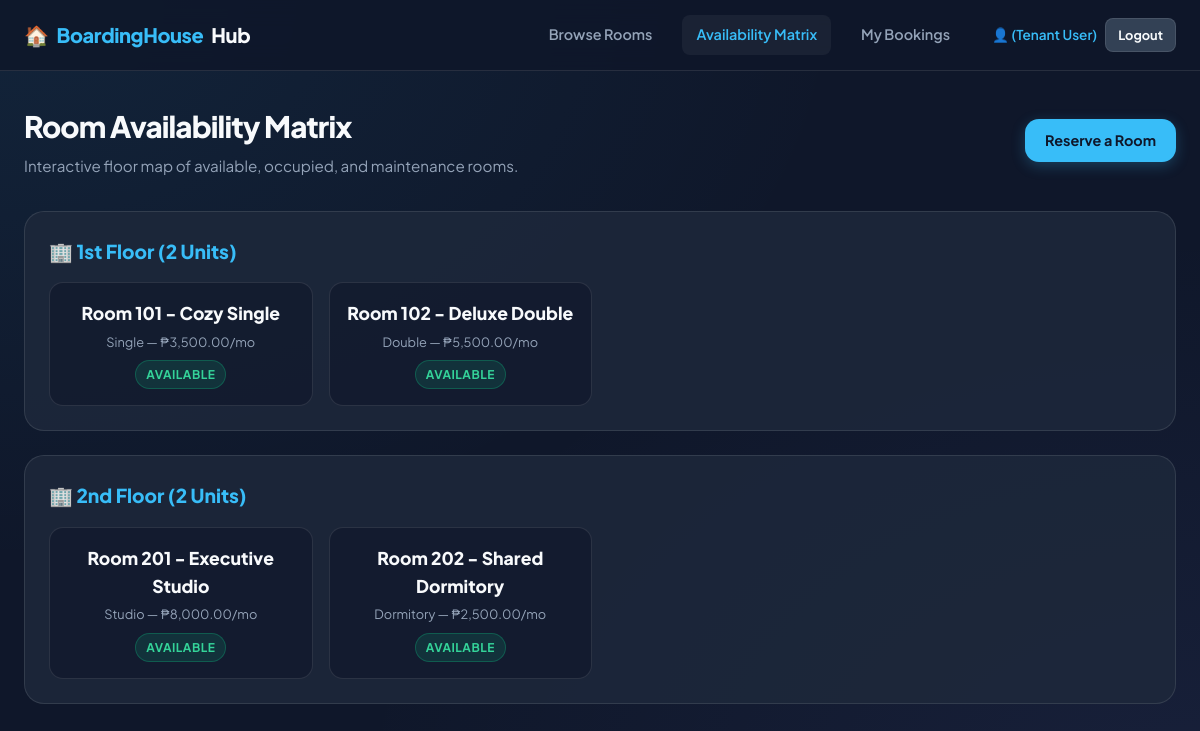
Page /availability.php (signed in) on the committed database.
### tables this page shows
CREATE TABLE IF NOT EXISTS `rooms` (
    `id` INT AUTO_INCREMENT PRIMARY KEY,
    `name` VARCHAR(100) NOT NULL,
    `type` VARCHAR(50) NOT NULL,
    `price` DECIMAL(10,2) NOT NULL,
    `capacity` INT NOT NULL DEFAULT 1,
    `floor` VARCHAR(20) DEFAULT '1st Floor',
    `status` ENUM('Available', 'Occupied', 'Maintenance') DEFAULT 'Available',
    `image` VARCHAR(255) NULL,
    `description` TEXT,
    `created_at` TIMESTAMP DEFAULT CURRENT_TIMESTAMP
);

### config.php (called while the page is built, shortened)
<?php
function e($string)
{
    return htmlspecialchars($string ?? '', ENT_QUOTES, 'UTF-8');
}
function formatMoney($amount)
{
    return '₱' . number_format((float) $amount, 2);
}

### availability.php (the view, shortened to what this page needs)
<?php
require_once __DIR__ . '/config.php';
$pdo = getDB();
$rooms = $pdo->query("SELECT * FROM `rooms` ORDER BY `floor` ASC, `id` ASC")->fetchAll();
$floors = [];
foreach ($rooms as $r) {
    $floorName = !empty($r['floor']) ? $r['floor'] : 'General Floor';
    $floors[$floorName][] = $r;
}
include __DIR__ . '/includes/header.php';
include __DIR__ . '/includes/navbar.php';
?>
<div class="container">
    <div class="page-header">
        <div>
            <h1 class="page-title">Room Availability Matrix</h1>
            <p class="page-subtitle">Interactive floor map of available, occupied, and maintenance rooms.</p>
        </div>
        <a href="index.php" class="btn btn-primary">Reserve a Room</a>
    </div>
    <?php foreach ($floors as $floorName => $floorRooms): ?>
        <div style="background: var(--bg-card); border: 1px solid var(--border); border-radius: var(--radius-lg); padding: 24px; margin-bottom: 24px;">
            <div style="font-size: 1.2rem; font-weight: 800; margin-bottom: 16px; color: var(--primary); display: flex; align-items: center; gap: 8px;">
                🏢 <?= e($floorName); ?> (<?= count($floorRooms); ?> Units)
            </div>
            <div style="display: grid; grid-template-columns: repeat(auto-fill, minmax(220px, 1fr)); gap: 16px;">
                <?php foreach ($floorRooms as $r): ?>
                    <div style="background: rgba(15, 23, 42, 0.6); border: 1px solid var(--border); border-radius: var(--radius-md); padding: 16px; text-align: center;">
                        <div style="font-size: 1.1rem; font-weight: 800; color: var(--text-main); margin-bottom: 4px;"><?= e($r['name']); ?></div>
                        <div style="font-size: 0.8rem; color: var(--text-muted); margin-bottom: 8px;"><?= e($r['type']); ?> — <?= formatMoney($r['price']); ?>/mo</div>
                        <div>
                            <span class="badge badge-<?= strtolower($r['status']); ?>">
                                <?= e(ucfirst($r['status'])); ?>
                            </span>
                        </div>
                    </div>
                <?php endforeach; ?>
            </div>
        </div>
    <?php endforeach; ?>
</div>
<?php include __DIR__ . '/includes/footer.php'; ?>

### css/style.css (style rules this page uses)
:root { --bg-main: #0f172a; --bg-card: rgba(30, 41, 59, 0.85); --bg-card-hover: rgba(51, 65, 85, 0.95); --border: rgba(255, 255, 255, 0.1); --border-hover: rgba(56, 189, 248, 0.4); --primary: #38bdf8; --primary-hover: #0284c7; --primary-glow: rgba(56, 189, 248, 0.25); --secondary: #334155; --secondary-hover: #475569; --accent: #818cf8; --success: #10b981; --success-bg: rgba(16, 185, 129, 0.15); --warning: #f59e0b; --warning-bg: rgba(245, 158, 11, 0.15); --danger: #ef4444; --danger-bg: rgba(239, 68, 68, 0.15); --text-main: #f8fafc; --text-muted: #94a3b8; --text-dark: #0f172a; --radius-sm: 8px; --radius-md: 14px; --radius-lg: 20px; --shadow-sm: 0 4px 6px -1px rgba(0, 0, 0, 0.2); --shadow-md: 0 10px 15px -3px rgba(0, 0, 0, 0.3); --shadow-lg: 0 20px 25px -5px rgba(0, 0, 0, 0.4); --transition: all 0.25s cubic-bezier(0.4, 0, 0.2, 1); }
* { margin: 0; padding: 0; box-sizing: border-box; font-family: 'Plus Jakarta Sans', -apple-system, BlinkMacSystemFont, sans-serif; }
body { background-color: var(--bg-main); background-image: radial-gradient(at 0% 0%, rgba(56, 189, 248, 0.08) 0px, transparent 50%), radial-gradient(at 100% 100%, rgba(129, 140, 248, 0.08) 0px, transparent 50%); color: var(--text-main); min-height: 100vh; line-height: 1.6; padding-bottom: 60px; }
.container { max-width: 1200px; margin: 32px auto; padding: 0 24px; }
.page-header { display: flex; align-items: center; justify-content: space-between; margin-bottom: 32px; flex-wrap: wrap; gap: 16px; }
.page-title { font-size: 1.85rem; font-weight: 800; letter-spacing: -0.03em; }
.page-subtitle { color: var(--text-muted); font-size: 0.95rem; margin-top: 4px; }
.btn { display: inline-flex; align-items: center; justify-content: center; gap: 8px; padding: 10px 20px; font-size: 0.9rem; font-weight: 700; border-radius: var(--radius-md); border: none; cursor: pointer; text-decoration: none; transition: var(--transition); outline: none; }
.btn-primary { background: var(--primary); color: var(--text-dark); box-shadow: 0 4px 14px var(--primary-glow); }
.badge { display: inline-flex; align-items: center; padding: 4px 10px; border-radius: 9999px; font-size: 0.75rem; font-weight: 700; text-transform: uppercase; letter-spacing: 0.04em; }
.badge-available { background: var(--success-bg); color: #34d399; border: 1px solid rgba(16, 185, 129, 0.3); }

### rows in the picture
rooms: name "Room 101 - Cozy Single", type "Single", price "₱3,500.00", status "AVAILABLE"
rooms: name "Room 102 - Deluxe Double", type "Double", price "₱5,500.00", status "AVAILABLE"
rooms: floor "2nd Floor", count($floorRooms) "2", name "Room 202 - Shared Dormitory", type "Dormitory", price "₱2,500.00", status "AVAILABLE"
rooms: name "Room 201 - Executive Studio", type "Studio", price "₱8,000.00", status "AVAILABLE"

### other values in the picture
$user['name'] "Tenant User"
$floorName "1st Floor"
count($floorRooms) "2"
